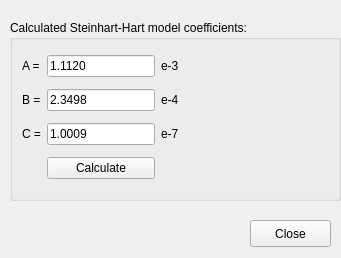
<?xml version="1.0" encoding="UTF-8"?>
<ui version="4.0">
 <class>SteinHart</class>
 <widget class="QWidget" name="SteinHart">
  <property name="geometry">
   <rect>
    <x>0</x>
    <y>0</y>
    <width>341</width>
    <height>258</height>
   </rect>
  </property>
  <property name="windowTitle">
   <string>SteinHart-Hart Calculator</string>
  </property>
  <property name="locale">
   <locale language="English" country="UnitedStates"/>
  </property>
  <widget class="QGroupBox" name="groupBox">
   <property name="geometry">
    <rect>
     <x>10</x>
     <y>20</y>
     <width>331</width>
     <height>181</height>
    </rect>
   </property>
   <property name="title">
    <string>Calculated Steinhart-Hart model coefficients:</string>
   </property>
   <layout class="QGridLayout" name="gridLayout">
    <item row="1" column="1">
     <widget class="QLineEdit" name="Bcoeff">
      <property name="sizePolicy">
       <sizepolicy hsizetype="Fixed" vsizetype="Fixed">
        <horstretch>0</horstretch>
        <verstretch>0</verstretch>
       </sizepolicy>
      </property>
      <property name="inputMethodHints">
       <set>Qt::ImhDigitsOnly</set>
      </property>
      <property name="text">
       <string>2.3498</string>
      </property>
     </widget>
    </item>
    <item row="2" column="2">
     <widget class="QLabel" name="label_6">
      <property name="text">
       <string>e-7</string>
      </property>
     </widget>
    </item>
    <item row="0" column="0">
     <widget class="QLabel" name="label">
      <property name="sizePolicy">
       <sizepolicy hsizetype="Fixed" vsizetype="Preferred">
        <horstretch>0</horstretch>
        <verstretch>0</verstretch>
       </sizepolicy>
      </property>
      <property name="text">
       <string>A =</string>
      </property>
     </widget>
    </item>
    <item row="2" column="0">
     <widget class="QLabel" name="label_3">
      <property name="text">
       <string>C =</string>
      </property>
     </widget>
    </item>
    <item row="0" column="1">
     <widget class="QLineEdit" name="Acoeff">
      <property name="sizePolicy">
       <sizepolicy hsizetype="Fixed" vsizetype="Fixed">
        <horstretch>0</horstretch>
        <verstretch>0</verstretch>
       </sizepolicy>
      </property>
      <property name="inputMethodHints">
       <set>Qt::ImhDigitsOnly</set>
      </property>
      <property name="text">
       <string>1.1120</string>
      </property>
     </widget>
    </item>
    <item row="0" column="2">
     <widget class="QLabel" name="label_4">
      <property name="text">
       <string>e-3</string>
      </property>
     </widget>
    </item>
    <item row="1" column="0">
     <widget class="QLabel" name="label_2">
      <property name="text">
       <string>B =</string>
      </property>
     </widget>
    </item>
    <item row="2" column="1">
     <widget class="QLineEdit" name="Ccoeff">
      <property name="sizePolicy">
       <sizepolicy hsizetype="Fixed" vsizetype="Fixed">
        <horstretch>0</horstretch>
        <verstretch>0</verstretch>
       </sizepolicy>
      </property>
      <property name="inputMethodHints">
       <set>Qt::ImhDigitsOnly</set>
      </property>
      <property name="text">
       <string>1.0009</string>
      </property>
     </widget>
    </item>
    <item row="1" column="2">
     <widget class="QLabel" name="label_5">
      <property name="text">
       <string>e-4</string>
      </property>
     </widget>
    </item>
    <item row="3" column="1">
     <widget class="QPushButton" name="CalculateButton">
      <property name="text">
       <string>Calculate</string>
      </property>
     </widget>
    </item>
   </layout>
  </widget>
  <widget class="QPushButton" name="pushButton_2">
   <property name="geometry">
    <rect>
     <x>250</x>
     <y>220</y>
     <width>81</width>
     <height>27</height>
    </rect>
   </property>
   <property name="text">
    <string>Close</string>
   </property>
  </widget>
 </widget>
 <resources/>
 <connections/>
</ui>
